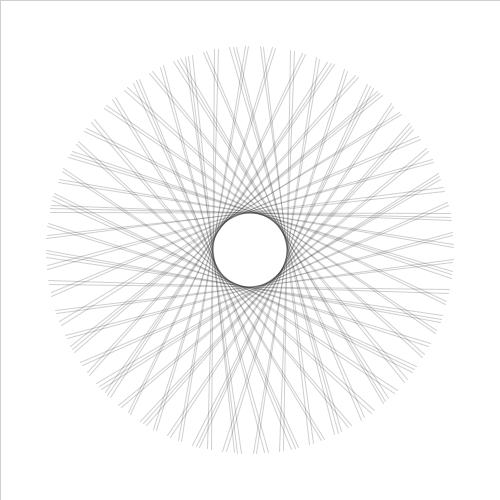
Frame 1 (no input)
Frame 60 (the mouse pressed at the canvas centre just before this capture): identical to frame 1, image omitted
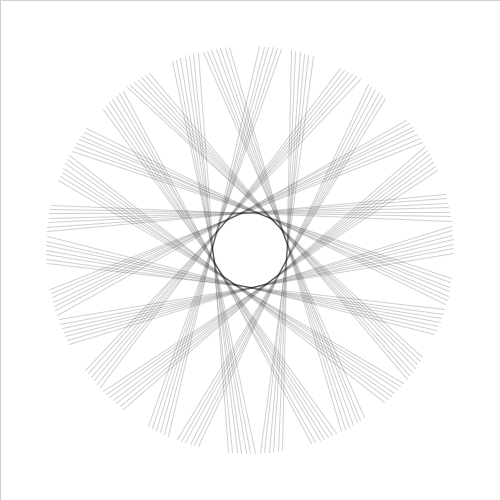
Frame 120 (the mouse held since frame 60 and released just before this capture)

The Processing sketch that drew these frames (run headless with seeded random() and noise(); from frame 60 on, the mouse is pressed at the canvas centre):

// Processing sketch: processing_3467
// ── processing_3467.pde

float g,x=37,y=200;int w=500;void setup(){size(500,500);smooth();stroke(9,50);}void draw(){rect(0,0,w,w);translate(w/2,w/2);g=map(mouseY,0,w,1,30);for(int i=0;i<=100;i++){rotate(g);line(x,y,x,-y);}}
